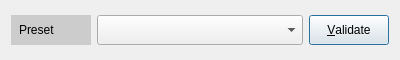
<?xml version="1.0" encoding="UTF-8"?>
<ui version="4.0">
 <class>Dialog</class>
 <widget class="QDialog" name="Dialog">
  <property name="geometry">
   <rect>
    <x>0</x>
    <y>0</y>
    <width>400</width>
    <height>60</height>
   </rect>
  </property>
  <property name="minimumSize">
   <size>
    <width>400</width>
    <height>60</height>
   </size>
  </property>
  <property name="maximumSize">
   <size>
    <width>400</width>
    <height>60</height>
   </size>
  </property>
  <property name="windowTitle">
   <string>Load Preset Theme</string>
  </property>
  <layout class="QHBoxLayout" name="horizontalLayout">
   <item>
    <widget class="QLabel" name="label">
     <property name="maximumSize">
      <size>
       <width>80</width>
       <height>30</height>
      </size>
     </property>
     <property name="styleSheet">
      <string notr="true">background-color: rgb(204, 204, 204);padding-left:5px;</string>
     </property>
     <property name="text">
      <string>Preset</string>
     </property>
    </widget>
   </item>
   <item>
    <widget class="QComboBox" name="comboBox">
     <property name="minimumSize">
      <size>
       <width>0</width>
       <height>30</height>
      </size>
     </property>
     <property name="maximumSize">
      <size>
       <width>16777215</width>
       <height>30</height>
      </size>
     </property>
    </widget>
   </item>
   <item>
    <widget class="QPushButton" name="pushButton">
     <property name="minimumSize">
      <size>
       <width>80</width>
       <height>30</height>
      </size>
     </property>
     <property name="maximumSize">
      <size>
       <width>80</width>
       <height>30</height>
      </size>
     </property>
     <property name="text">
      <string>&amp;Validate</string>
     </property>
    </widget>
   </item>
  </layout>
 </widget>
 <resources/>
 <connections/>
</ui>
